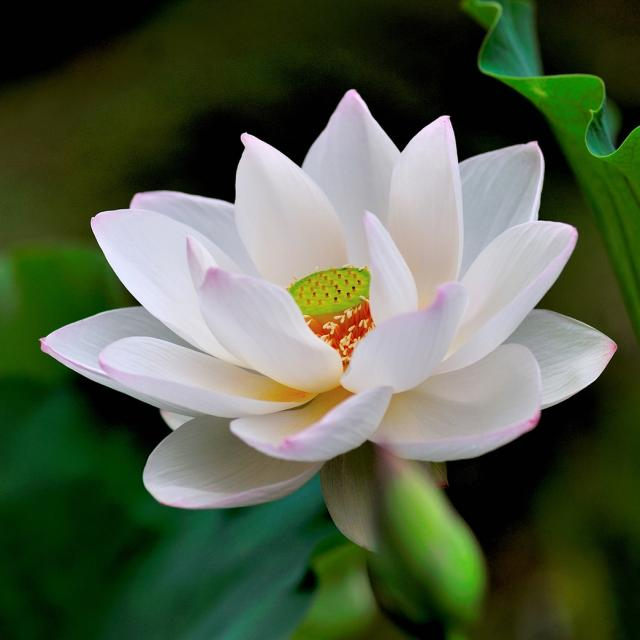
#> input picture resources/flower.jpg, 640 x 640 px
$ python chapter3.py
#> lines starting #> are read from the running program, lines starting #| are printed output that depends on the picture
import cv2
import numpy as np

img = cv2.imread("resources/flower.jpg")
#> img is the input picture: shape (640, 640, 3); mean B, G, R 72.1, 95.4, 83.3
print(img.shape)
#| (640, 640, 3)

imgResize = cv2.resize(img,(300, 200))
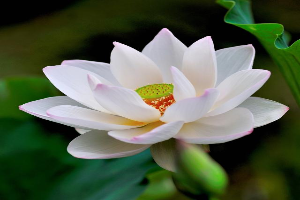
#> imgResize: shape (200, 300, 3); mean B, G, R 72, 95.3, 83.3
print(imgResize.shape)
#| (200, 300, 3)

imgCropped = img[0:200, 200:500]
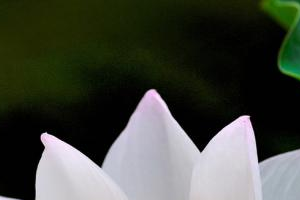
#> imgCropped: shape (200, 300, 3); mean B, G, R 61.6, 71, 67.2

cv2.imshow("Image", img)
cv2.imshow("Image Resize", imgResize)
cv2.imshow("Image Cropped", imgCropped)
cv2.waitKey(0)

$ run again, with resources/Benson.jpg copied over resources/flower.jpg
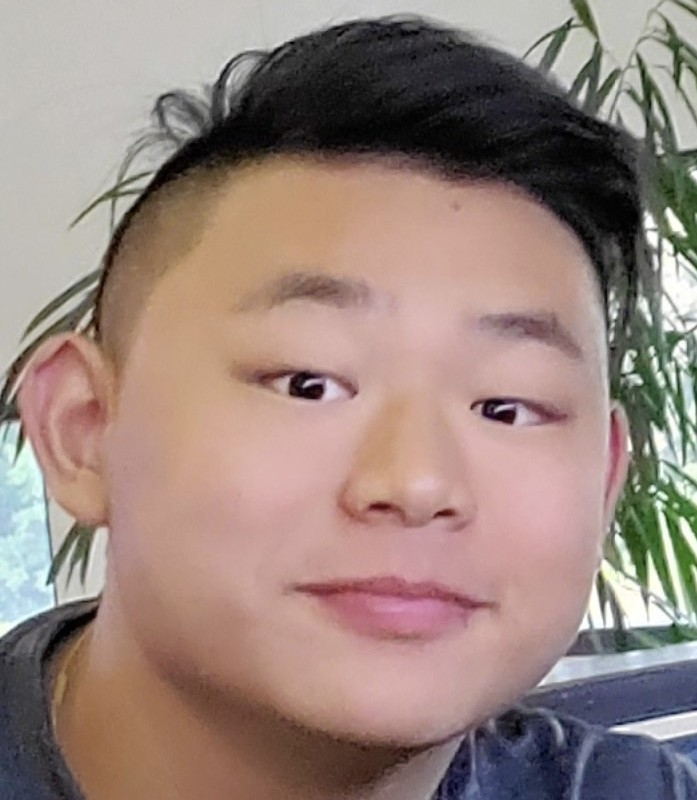
#> input picture resources/Benson.jpg, 697 x 800 px
#> img is the input picture: shape (800, 697, 3); mean B, G, R 125.1, 132.4, 152.8
#| (800, 697, 3)
#> `imgResize = cv2.resize(img,(300, 200))`:
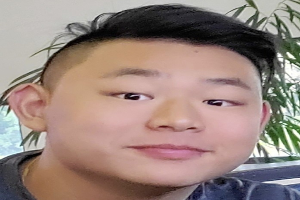
#> imgResize: shape (200, 300, 3); mean B, G, R 125.1, 132.4, 152.8
#| (200, 300, 3)
#> `imgCropped = img[0:200, 200:500]`:
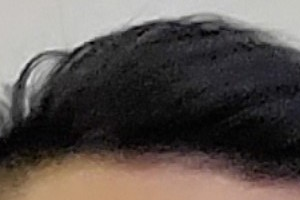
#> imgCropped: shape (200, 300, 3); mean B, G, R 78.4, 82.1, 89.6

$ run again, with resources/Donald.jpg copied over resources/flower.jpg
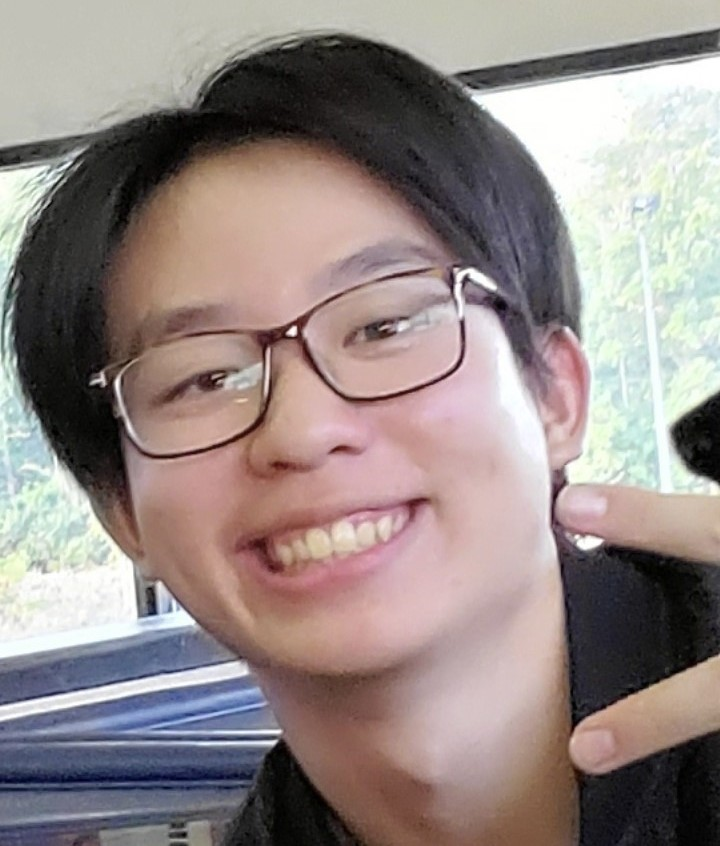
#> input picture resources/Donald.jpg, 720 x 846 px
#> img is the input picture: shape (846, 720, 3); mean B, G, R 134.3, 136.9, 149.1
#| (846, 720, 3)
#> `imgResize = cv2.resize(img,(300, 200))`:
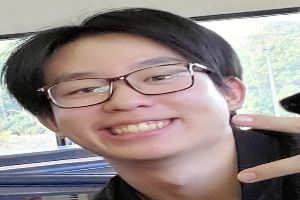
#> imgResize: shape (200, 300, 3); mean B, G, R 134.2, 136.7, 148.9
#| (200, 300, 3)
#> `imgCropped = img[0:200, 200:500]`:
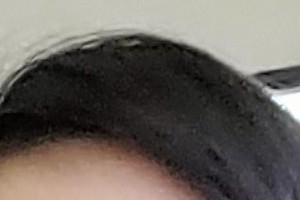
#> imgCropped: shape (200, 300, 3); mean B, G, R 91.9, 97.7, 103.9
